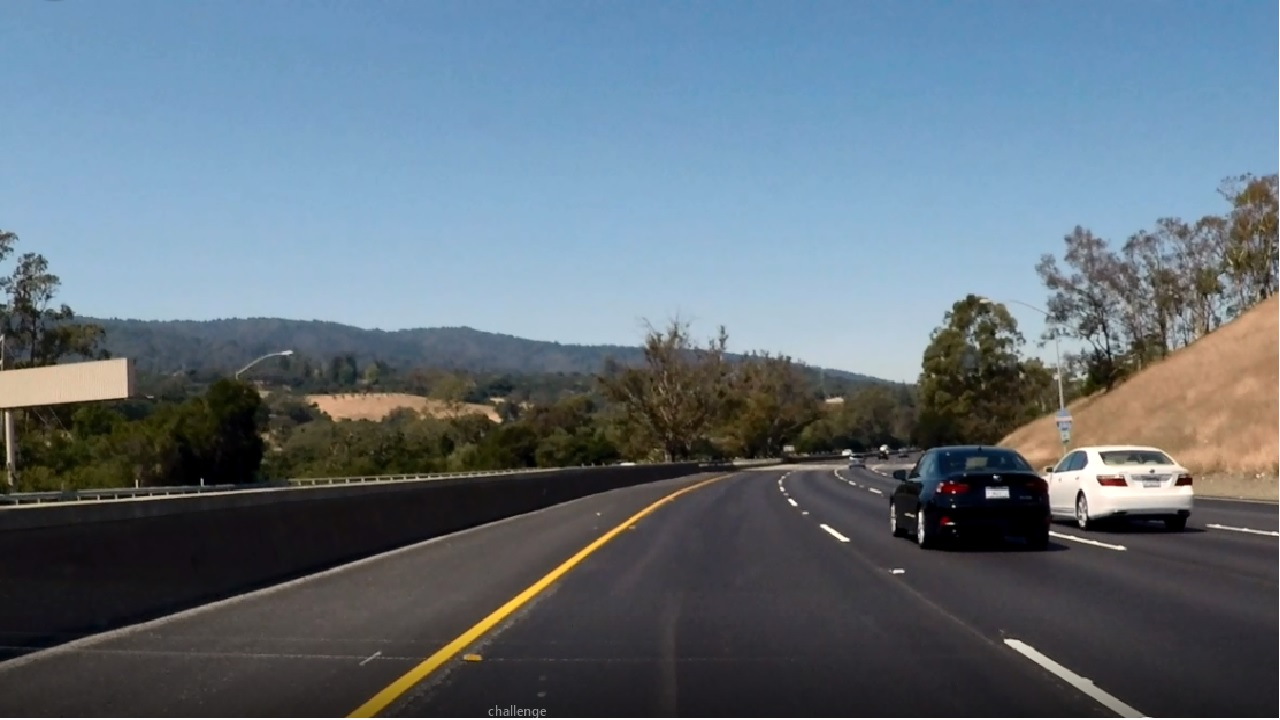
#> input picture test_images/test.jpg, 1280 x 720 px, given in place of solidYellowCurve.jpg, which was not available
$ jupyter execute --allow-errors P1.ipynb   (shell and % lines are left out)   (text cells are left out)
#> lines starting #> are read from the running program, lines starting #| are printed output that depends on the picture; after the words box and inside, x2 and y2 are one past the last pixel; in counts of white or black regions, pixels touching at a corner belong together; long printed decimals are rounded; pictures that were not available may be replaced by others from this repository, and a replacement may not be noted
[cell 1]
#importing some useful packages
import matplotlib

import matplotlib.pyplot as plt
import matplotlib.image as mpimg
import numpy as np
import cv2

[cell 2]
#reading in an image
image = mpimg.imread('test_images/solidYellowCurve.jpg')
#> image is the input picture: shape (720, 1280, 3); mean R, G, B 98.2, 112, 123.2

#printing out some stats and plotting
print('This image is:', type(image), 'with dimensions:', image.shape)
#| This image is: <class 'numpy.ndarray'> with dimensions: (720, 1280, 3)
plt.imshow(image)  # if you wanted to show a single color channel image called 'gray', for example, call as plt.imshow(gray, cmap='gray')

[cell 3]
import math

def grayscale(img):
    """Applies the Grayscale transform
    This will return an image with only one color channel
    but NOTE: to see the returned image as grayscale
    (assuming your grayscaled image is called 'gray')
    you should call plt.imshow(gray, cmap='gray')"""
    return cv2.cvtColor(img, cv2.COLOR_RGB2GRAY)
    # Or use BGR2GRAY if you read an image with cv2.imread()
    # return cv2.cvtColor(img, cv2.COLOR_BGR2GRAY)

def canny(img, low_threshold, high_threshold):
    """Applies the Canny transform"""
    return cv2.Canny(img, low_threshold, high_threshold)

def gaussian_blur(img, kernel_size):
    """Applies a Gaussian Noise kernel"""
    return cv2.GaussianBlur(img, (kernel_size, kernel_size), 0)

def region_of_interest(img, vertices):
    """
    Applies an image mask.

    Only keeps the region of the image defined by the polygon
    formed from `vertices`. The rest of the image is set to black.
    `vertices` should be a numpy array of integer points.
    """
    #defining a blank mask to start with
    mask = np.zeros_like(img)

    #defining a 3 channel or 1 channel color to fill the mask with depending on the input image
    if len(img.shape) > 2:
        channel_count = img.shape[2]  # i.e. 3 or 4 depending on your image
        ignore_mask_color = (255,) * channel_count
    else:
        ignore_mask_color = 255

    #filling pixels inside the polygon defined by "vertices" with the fill color
    cv2.fillPoly(mask, vertices, ignore_mask_color)

    #returning the image only where mask pixels are nonzero
    masked_image = cv2.bitwise_and(img, mask)
    return masked_image


def draw_lines(img, lines, color=[255, 0, 0], thickness=10):
    """
    NOTE: this is the function you might want to use as a starting point once you want to
    average/extrapolate the line segments you detect to map out the full
    extent of the lane (going from the result shown in raw-lines-example.mp4
    to that shown in P1_example.mp4).

    Think about things like separating line segments by their
    slope ((y2-y1)/(x2-x1)) to decide which segments are part of the left
    line vs. the right line.  Then, you can average the position of each of
    the lines and extrapolate to the top and bottom of the lane.

    This function draws `lines` with `color` and `thickness`.
    Lines are drawn on the image inplace (mutates the image).
    If you want to make the lines semi-transparent, think about combining
    this function with the weighted_img() function below
    """

    # lines are segments as part of left or right line of the lane
    # get the left_line and right line from the line segments
    left_line, right_line = combine_line_segments(lines)

    # extrapolate the left and right lines into the full one visual lane to draw on the original image
    adj_left, adj_right = extrapolate(img.shape, left_line, right_line)
    print("adj_left=", adj_left, ", adj_right=", adj_right)
    print("left=", left_line, ", right=", right_line)

    cv2.line(img, (left_line[0][0], left_line[0][1]), (left_line[0][2], left_line[0][3]), color, thickness)
    cv2.line(img, (right_line[0][0], right_line[0][1]), (right_line[0][2], right_line[0][3]), color, thickness)

# return the left, right line by combining line segments into left or right line based on their slope
def combine_line_segments(lines):
    left_line = np.ndarray((1,4), np.int32)
    right_line = np.ndarray((1,4), np.int32)

    left_cnt = 0  # left line segments count
    right_cnt = 0 # right line segments count
    left_slope_threshold = -0.45
    right_slope_threshold = 0.45

    for line in lines:
        for x1,y1,x2,y2 in line:
            line_slope = slope(x1,y1,x2,y2)

            # left line slope threshold threshold to ignore spurious or improper line marks
            # to be classfied into left line
            if (line_slope < left_slope_threshold):
                if left_cnt == 0:
                    left_line = line
                else:
                    if (left_line[0][0] > line[0][0]):
                        left_line[0][0] = line[0][0]
                        left_line[0][1] = line[0][1]
                    if (left_line[0][2] < line[0][2]):
                        left_line[0][2] = line[0][2]
                        left_line[0][3] = line[0][3]
                print("left_line=", left_line, " line=", line)
                left_cnt += 1
                # right line slope threshold to ignore spurious or improper line marks
                # to be classfied into right line
            elif (line_slope > right_slope_threshold):
                if right_cnt == 0:
                    right_line = line
                else:
                    if (right_line[0][0] > line[0][0]):
                        right_line[0][0] = line[0][0]
                        right_line[0][1] = line[0][1]
                    if (right_line[0][2] < line[0][2]):
                        right_line[0][2] = line[0][2]
                        right_line[0][3] = line[0][3]
                #print("right_line=", right_line, " line=", line)
                right_cnt += 1

    return left_line, right_line

# return the updated of left, right line to extrapolate the input lines
def extrapolate(shape, left_line, right_line):
    # (Left) Line equation: y = mx + b, where m is slope
    l_slope = slope(left_line[0][0], left_line[0][1], left_line[0][2], left_line[0][3])
    l_b = left_line[0][1] - l_slope * left_line[0][0]

    # (Right) Line equation: y = mx + b, where m is slope
    r_slope = slope(right_line[0][0], right_line[0][1], right_line[0][2], right_line[0][3])
    r_b = right_line[0][1] - r_slope * right_line[0][0]
    print("l_slope=",l_slope,", r_slope=",r_slope)
    print("l_b=",l_b,", r_b=", r_b)

    bottom_y = shape[0]
    left_line[0][1] = bottom_y
    left_line[0][0] = np.int32((bottom_y-l_b) / l_slope)
    right_line[0][3] = bottom_y
    right_line[0][2] = np.int32((bottom_y-r_b) / r_slope)

    if (left_line[0][3] < right_line[0][1]):
        top_y = left_line[0][3]
    else:
        top_y = right_line[0][1]

    left_line[0][3] = top_y
    left_line[0][2] = np.int32((top_y-l_b) / l_slope)
    right_line[0][1] = top_y
    right_line[0][0] = np.int32((top_y-r_b) / r_slope)

    return left_line, right_line

# return the slope from two points given
def slope(x1,y1,x2,y2):
    line_slope = (y2 - y1) / (x2 - x1)
    return line_slope


def hough_lines(img, rho, theta, threshold, min_line_len, max_line_gap):
    """
    `img` should be the output of a Canny transform.

    Returns an image with hough lines drawn.
    """
    lines = cv2.HoughLinesP(img, rho, theta, threshold, np.array([]), minLineLength=min_line_len, maxLineGap=max_line_gap)
    line_img = np.zeros((img.shape[0], img.shape[1], 3), dtype=np.uint8)
    draw_lines(line_img, lines)
    return line_img

# Python 3 has support for cool math symbols.

def weighted_img(img, initial_img, α=0.8, β=1., γ=0.):
    """
    `img` is the output of the hough_lines(), An image with lines drawn on it.
    Should be a blank image (all black) with lines drawn on it.

    `initial_img` should be the image before any processing.

    The result image is computed as follows:

    initial_img * α + img * β + γ
    NOTE: initial_img and img must be the same shape!
    """
    return cv2.addWeighted(initial_img, α, img, β, γ)

[cell 4]
import os
os.listdir("test_images/")

[cell 5]
# TODO: Build your pipeline that will draw lane lines on the test_images
# then save them to the test_images_output directory.

#'solidWhiteCurve.jpg', 'solidWhiteRight.jpg', 'solidYellowCurve.jpg',
#'solidYellowCurve2.jpg', 'solidYellowLeft.jpg', 'whiteCarLaneSwitch.jpg']
test_imagename = 'solidWhiteRight.jpg'
image = mpimg.imread('test_images/' + test_imagename)

#printing out some stats and plotting
print('This image is:', type(image), 'with dimensions:', image.shape)
#| This image is: <class 'numpy.ndarray'> with dimensions: (720, 1280, 3)
#plt.imshow(image)

# Convert the image to the grayimage
gray_img = grayscale(image)
#plt.imshow(gray_img, cmap='gray')

# Apply the gaussian_blur to remove noise or smooth out the image; kernel_size as 5
blur_img = gaussian_blur(gray_img, 5)
# Apply canny function to detect the edges
edges_img = canny(blur_img, 50, 150)
#> in canny, `return cv2.Canny(img, low_threshold, high_threshold)`:
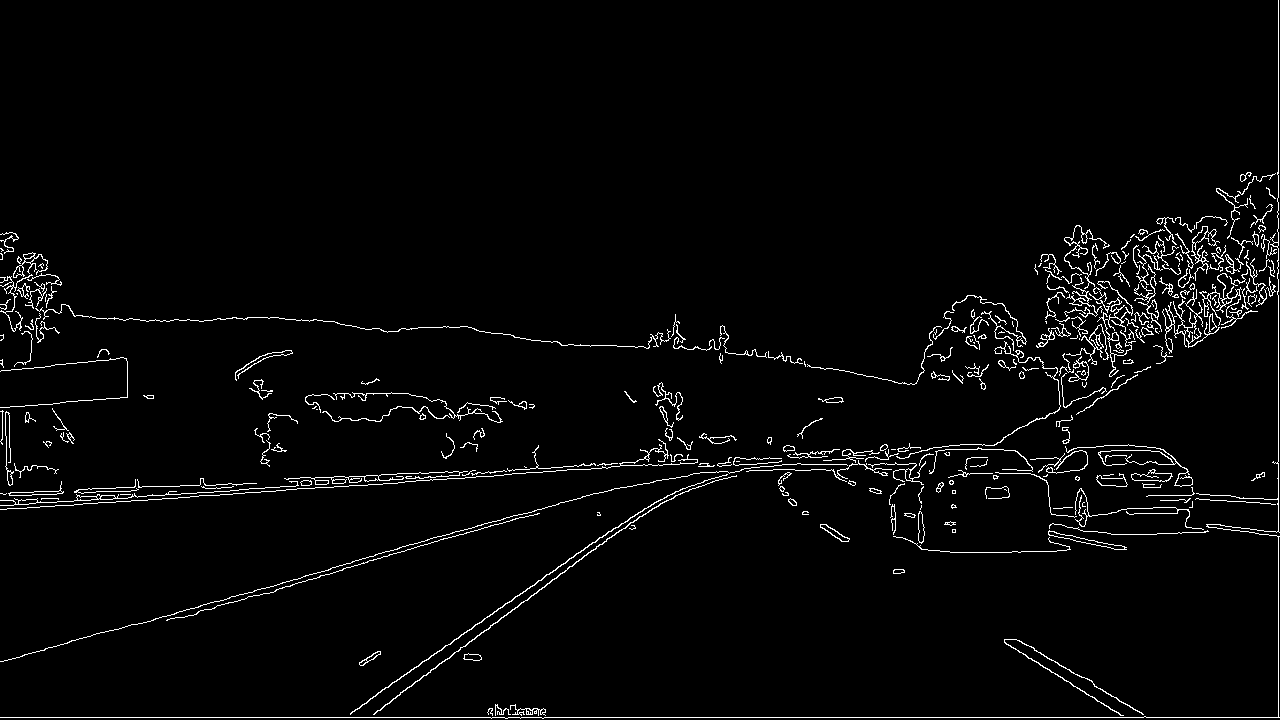
#> returned value: shape (720, 1280); 2.7% white in thin lines or dots
# [9 lines of commented-out code are left out]
vertices = np.array([[(0,image.shape[0]),(450,350),(520,350),(image.shape[1],image.shape[0])]], dtype=np.int32)
mask_img = region_of_interest(edges_img, vertices)
#> in region_of_interest, `cv2.fillPoly(mask, vertices, ignore_mask_color)`: mask: shape (720, 1280); 27.1% white; 1 white region, box (x1, y1, x2, y2) and area: (1, 350, 1279, 720) 249800
#> in region_of_interest, `masked_image = cv2.bitwise_and(img, mask)`:
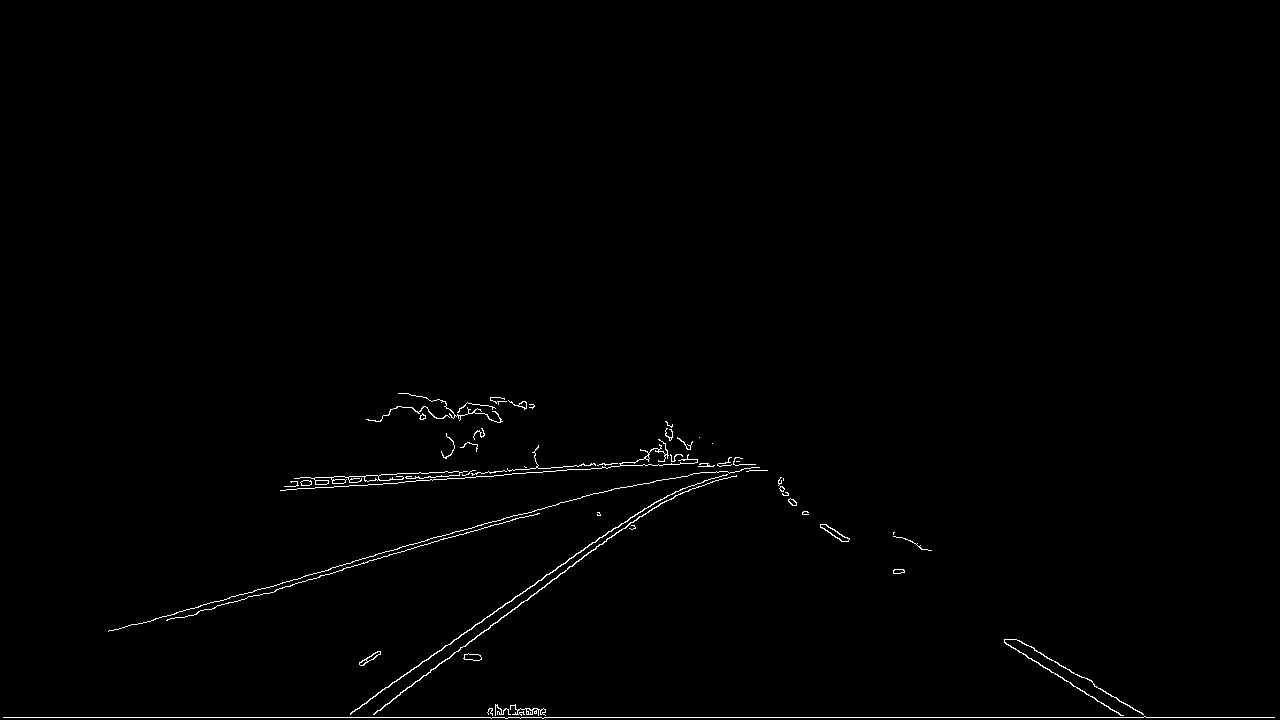
#> masked_image: shape (720, 1280); 0.72% white in thin lines or dots, all inside (x1, y1, x2, y2) = (3, 393, 1275, 719)
plt.imshow(mask_img)

# Apply the hough_lines to filter out the line edges using optimum tuned parameters for hough transformation
edges = hough_lines(mask_img, rho=2, theta=np.pi/180, threshold=20, min_line_len=15, max_line_gap=20)
#> in hough_lines, `lines = cv2.HoughLinesP(img, rho, theta, threshold, np.array([]), minL..`: lines = 132 rows, first 6: [3, 717, 1274, 717], [184, 617, 448, 537], [280, 490, 697, 461], [459, 473, 687, 457], [108, 631, 132, 624], [350, 713, 630, 517]
#> the loop in combine_line_segments, `for line in lines:` made 132 passes
#> line on passes 1 to 12: [[3, 717, 1274, 717]], [[184, 617, 448, 537]], [[280, 490, 697, 461]], [[459, 473, 687, 457]], [[108, 631, 132, 624]], [[350, 713, 630, 517]], [[548, 468, 690, 459]], [[449, 658, 630, 522]], [[117, 629, 594, 493]], [[377, 710, 460, 647]], [[718, 463, 733, 472]], [[297, 482, 378, 476]]
#| left_line= [[350 713 630 517]]  line= [[350 713 630 517]]
#| left_line= [[350 713 630 517]]  line= [[449 658 630 522]]
#| left_line= [[350 713 630 517]]  line= [[377 710 460 647]]
#| left_line= [[350 713 630 517]]  line= [[373 714 523 601]]
#| left_line= [[350 713 735 465]]  line= [[598 538 735 465]]
#| left_line= [[350 713 735 465]]  line= [[638 512 676 491]]
#| left_line= [[350 713 735 465]]  line= [[652 508 734 464]]
#| left_line= [[350 713 735 465]]  line= [[458 651 514 608]]
#> (further printed lines are left out)
#> after the loop in combine_line_segments, `for line in lines:`: left_cnt = 20
#> in draw_lines, `left_line, right_line = combine_line_segments(lines)`: left_line = [[350, 713, 735, 465]]; right_line = [[665, 430, 1145, 716]]
#> in extrapolate, `l_slope = slope(left_line[0][0], left_line[0][1], left_line[0][2], lef..`: l_slope = -0.644
#> in extrapolate, `l_b = left_line[0][1] - l_slope * left_line[0][0]`: l_b = 938.5
#> in extrapolate, `r_slope = slope(right_line[0][0], right_line[0][1], right_line[0][2], ..`: r_slope = 0.596
#> in extrapolate, `r_b = right_line[0][1] - r_slope * right_line[0][0]`: r_b = 33.77
#| l_slope= -0.6442 , r_slope= 0.5958
#| l_b= 938.455 , r_b= 33.771
#> in extrapolate, `top_y = right_line[0][1]`: top_y = 430
#> in draw_lines, `adj_left, adj_right = extrapolate(img.shape, left_line, right_line)`: adj_left = [[339, 720, 789, 430]]; adj_right = [[665, 430, 1151, 720]]
#| adj_left= [[339 720 789 430]] , adj_right= [[ 665  430 1151  720]]
#| left= [[339 720 789 430]] , right= [[ 665  430 1151  720]]
#> in draw_lines, `cv2.line(img, (right_line[0][0], right_line[0][1]), (right_line[0][2],..`:
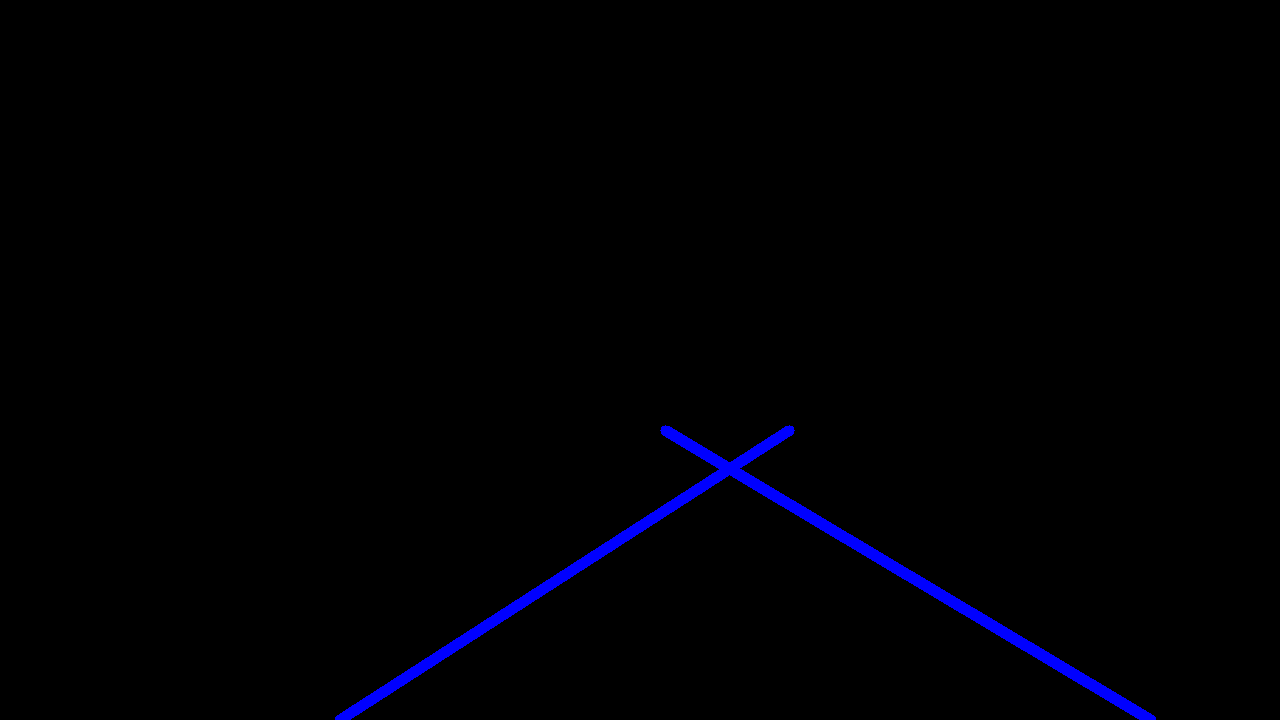
#> img: shape (720, 1280, 3); mean of channels 0, 1, 2 3.4, 0, 0; drawn as B, G, R
#plt.imshow(edges)

# Overlay the lane edges (detected) over the original image
out_image = weighted_img(edges, image)
#> in weighted_img, `return cv2.addWeighted(initial_img, α, img, β, γ)`:
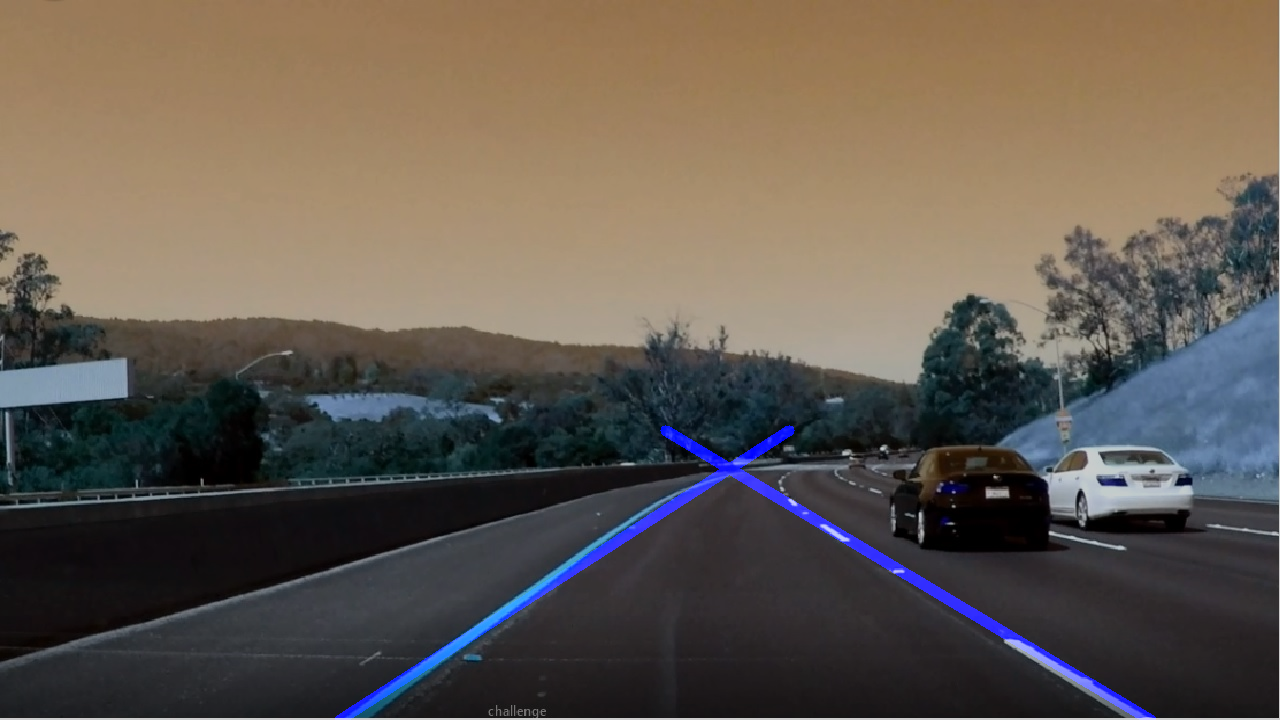
#> returned value: shape (720, 1280, 3); mean of channels 0, 1, 2 80.8, 89.6, 98.5; drawn as B, G, R
#plt.imshow(out_image)

# Save the image with color lane detection overlaid
#cv2.imwrite('test_images_output/' + test_imagename, cv2.cvtColor(out_image,cv2.COLOR_BGR2RGB))
